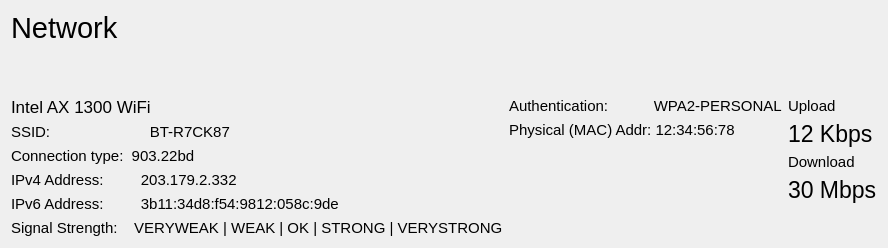
      <widget class="QWidget" name="tab_4">
       <property name="styleSheet">
        <string notr="true"/>
       </property>
       <attribute name="title">
        <string>Network</string>
       </attribute>
       <layout class="QVBoxLayout" name="verticalLayout_5">
        <item>
         <layout class="QVBoxLayout" name="verticalLayout_10" stretch="1,8,2">
          <item>
           <widget class="QLabel" name="label_2">
            <property name="font">
             <font>
              <pointsize>22</pointsize>
             </font>
            </property>
            <property name="text">
             <string>Network</string>
            </property>
           </widget>
          </item>
          <item>
           <widget class="QCustomPlot" name="NETPLOT" native="true"/>
          </item>
          <item>
           <layout class="QHBoxLayout" name="horizontalLayout_11">
            <item>
             <layout class="QVBoxLayout" name="verticalLayout_17">
              <item>
               <widget class="QLabel" name="netName">
                <property name="font">
                 <font>
                  <pointsize>13</pointsize>
                 </font>
                </property>
                <property name="text">
                 <string>Intel AX 1300 WiFi</string>
                </property>
               </widget>
              </item>
              <item>
               <widget class="QLabel" name="SSID">
                <property name="font">
                 <font>
                  <pointsize>11</pointsize>
                 </font>
                </property>
                <property name="text">
                 <string>SSID:                        BT-R7CK87</string>
                </property>
               </widget>
              </item>
              <item>
               <widget class="QLabel" name="CONN_TYPE">
                <property name="font">
                 <font>
                  <pointsize>11</pointsize>
                 </font>
                </property>
                <property name="text">
                 <string>Connection type:  903.22bd</string>
                </property>
               </widget>
              </item>
              <item>
               <widget class="QLabel" name="IPV4ADDR">
                <property name="font">
                 <font>
                  <pointsize>11</pointsize>
                 </font>
                </property>
                <property name="text">
                 <string>IPv4 Address:         203.179.2.332</string>
                </property>
               </widget>
              </item>
              <item>
               <widget class="QLabel" name="IPV6ADDR">
                <property name="font">
                 <font>
                  <pointsize>11</pointsize>
                 </font>
                </property>
                <property name="text">
                 <string>IPv6 Address:         3b11:34d8:f54:9812:058c:9de</string>
                </property>
               </widget>
              </item>
              <item>
               <widget class="QLabel" name="SIGSTR">
                <property name="font">
                 <font>
                  <pointsize>11</pointsize>
                 </font>
                </property>
                <property name="text">
                 <string>Signal Strength:    VERYWEAK | WEAK | OK | STRONG | VERYSTRONG</string>
                </property>
               </widget>
              </item>
              <item>
               <spacer name="verticalSpacer_7">
                <property name="orientation">
                 <enum>Qt::Orientation::Vertical</enum>
                </property>
                <property name="sizeHint" stdset="0">
                 <size>
                  <width>20</width>
                  <height>40</height>
                 </size>
                </property>
               </spacer>
              </item>
             </layout>
            </item>
            <item>
             <layout class="QVBoxLayout" name="verticalLayout_19">
              <item>
               <widget class="QLabel" name="AUTHTYPE">
                <property name="font">
                 <font>
                  <pointsize>11</pointsize>
                 </font>
                </property>
                <property name="text">
                 <string>Authentication:           WPA2-PERSONAL</string>
                </property>
               </widget>
              </item>
              <item>
               <widget class="QLabel" name="PHYSADDR">
                <property name="font">
                 <font>
                  <pointsize>11</pointsize>
                 </font>
                </property>
                <property name="text">
                 <string>Physical (MAC) Addr: 12:34:56:78</string>
                </property>
               </widget>
              </item>
              <item>
               <spacer name="verticalSpacer_9">
                <property name="orientation">
                 <enum>Qt::Orientation::Vertical</enum>
                </property>
                <property name="sizeHint" stdset="0">
                 <size>
                  <width>20</width>
                  <height>40</height>
                 </size>
                </property>
               </spacer>
              </item>
             </layout>
            </item>
            <item>
             <layout class="QVBoxLayout" name="verticalLayout_18">
              <item>
               <widget class="QLabel" name="label_10">
                <property name="font">
                 <font>
                  <pointsize>11</pointsize>
                 </font>
                </property>
                <property name="text">
                 <string>Upload</string>
                </property>
               </widget>
              </item>
              <item>
               <widget class="QLabel" name="UPVAL">
                <property name="font">
                 <font>
                  <pointsize>17</pointsize>
                 </font>
                </property>
                <property name="text">
                 <string>12 Kbps</string>
                </property>
               </widget>
              </item>
              <item>
               <widget class="QLabel" name="label_12">
                <property name="font">
                 <font>
                  <pointsize>11</pointsize>
                 </font>
                </property>
                <property name="text">
                 <string>Download</string>
                </property>
               </widget>
              </item>
              <item>
               <widget class="QLabel" name="DOWNVAL">
                <property name="font">
                 <font>
                  <pointsize>17</pointsize>
                 </font>
                </property>
                <property name="text">
                 <string>30 Mbps</string>
                </property>
               </widget>
              </item>
              <item>
               <spacer name="verticalSpacer_8">
                <property name="orientation">
                 <enum>Qt::Orientation::Vertical</enum>
                </property>
                <property name="sizeHint" stdset="0">
                 <size>
                  <width>20</width>
                  <height>40</height>
                 </size>
                </property>
               </spacer>
              </item>
             </layout>
            </item>
           </layout>
          </item>
         </layout>
        </item>
       </layout>
      </widget>
